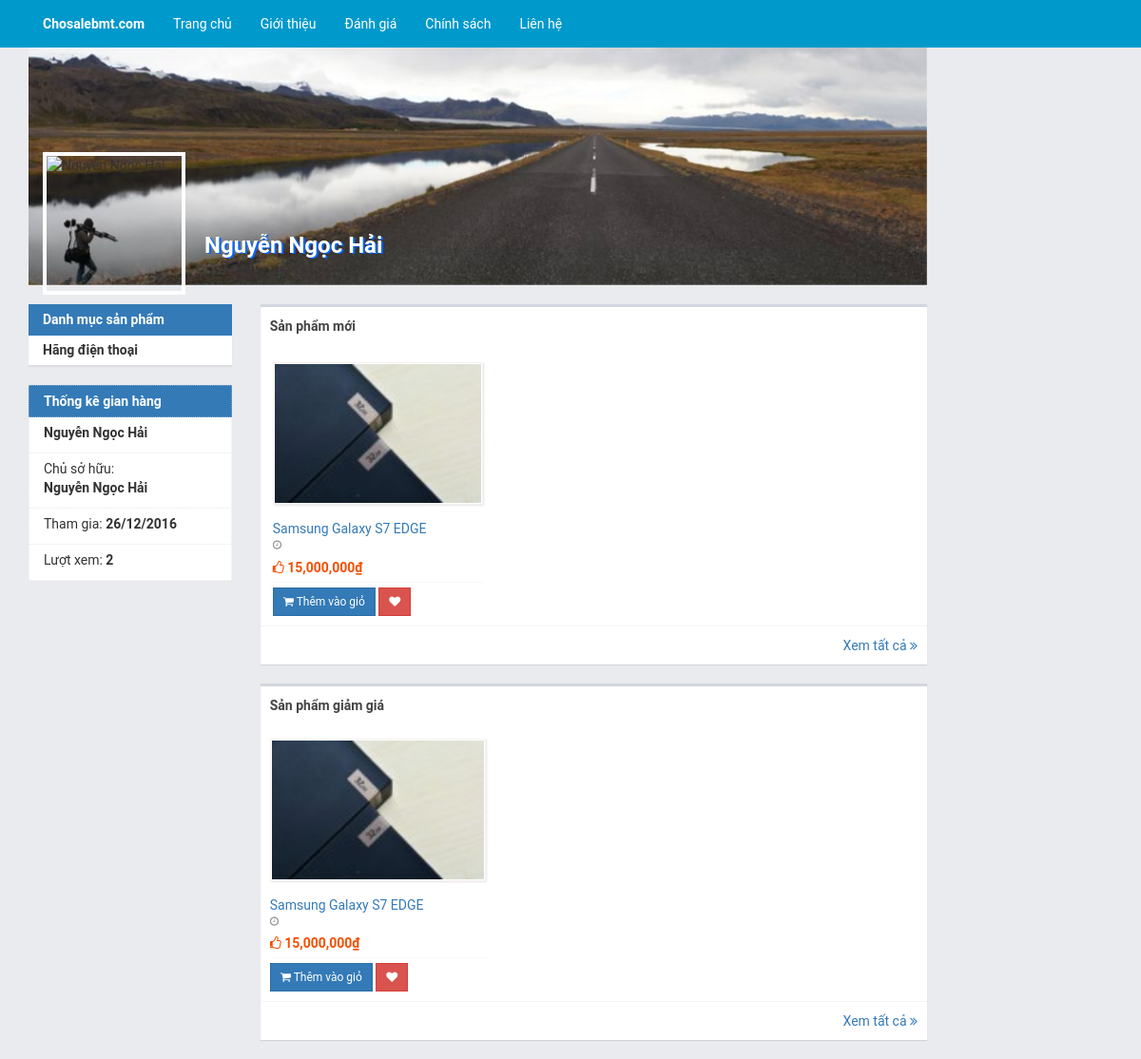
/gianhang/nguyenngochai, run on the app's committed database.
### tables this page shows
CREATE TABLE IF NOT EXISTS `shop` (
`shop_id` int(11) NOT NULL,
  `p_id` int(11) NOT NULL,
  `name` varchar(255) NOT NULL,
  `phone` int(11) NOT NULL,
  `address` varchar(255) NOT NULL,
  `email` varchar(255) NOT NULL,
  `keyword` varchar(255) NOT NULL,
  `description` varchar(255) NOT NULL,
  `vip` tinyint(1) NOT NULL,
  `vote` int(11) NOT NULL,
  `vote_point` int(11) NOT NULL,
  `views` int(11) NOT NULL
);

CREATE TABLE IF NOT EXISTS `categories` (
`cat_id` int(11) NOT NULL,
  `cat_name` varchar(50) NOT NULL,
  `cat_img` varchar(100) NOT NULL,
  `cat_slug` varchar(50) NOT NULL,
  `cat_font_awesome` varchar(200) NOT NULL,
  `cat_keyword` varchar(100) NOT NULL,
  `cat_description` varchar(200) NOT NULL,
  `cat_parent` int(3) NOT NULL
);

CREATE TABLE IF NOT EXISTS `ta_users` (
`u_id` int(11) NOT NULL,
  `r_id` int(11) NOT NULL,
  `u_fullname` varchar(100) NOT NULL,
  `u_username` varchar(20) NOT NULL,
  `u_password` varchar(40) NOT NULL,
  `u_gender` tinyint(1) NOT NULL,
  `u_email` varchar(60) NOT NULL,
  `u_createdate` datetime NOT NULL,
  `u_image` varchar(200) NOT NULL,
  `u_point` int(10) NOT NULL,
  `u_status` int(1) NOT NULL
);

CREATE TABLE IF NOT EXISTS `products` (
`p_id` int(11) NOT NULL,
  `p_cat` int(11) NOT NULL,
  `p_region` int(11) NOT NULL,
  `name` varchar(255) NOT NULL,
  `slug` varchar(255) NOT NULL,
  `price` int(11) NOT NULL,
  `qty` int(11) NOT NULL,
  `status` tinyint(1) NOT NULL,
  `status_val` int(2) NOT NULL,
  `discount` tinyint(1) NOT NULL,
  `discount_val` int(2) NOT NULL,
  `poster` int(11) NOT NULL,
  `is_active` tinyint(1) NOT NULL,
  `activator` int(11) NOT NULL,
  `create_date` datetime NOT NULL,
  `keyword` varchar(255) NOT NULL,
  `tag` varchar(255) NOT NULL,
  `description` text NOT NULL,
  `transport` varchar(255) NOT NULL,
  `ranks` int(11) NOT NULL,
  `views` int(11) NOT NULL
);

CREATE TABLE IF NOT EXISTS `product_images` (
`pi_id` int(11) NOT NULL,
  `p_id` int(11) NOT NULL,
  `name` varchar(255) NOT NULL,
  `alt` varchar(255) NOT NULL,
  `title` varchar(255) NOT NULL
);

### application/views/default/modules/shop/my_shop.php (the view, shortened to what the rows shown need)
<div class="col-sm-9">
    <div class="box">
        <div class="box-body">
            <?php if (count($new_10) > 0): ?>
                <div id="owl-demo" class="owl-carousel">
                    <?php
                    foreach ($new_10 as $product):
                        $feature_img = $this->S_Default->feature_image($product->p_id);
                        ?>
                        <div class="item">
                            <div class="view view-first">
                                <img src="<?php echo base_url() . "uploads/files/thumb/" . $feature_img->name; ?>" class="img-responsive" alt="">
                            </div>
                            <div class="product-content">
                                <div class="product-name"><a href=""><?php echo $product->name; ?></a></div>
                                <div class="product-time">
                                    <span title="<?php echo date('H:i d/m/Y', strtotime($product->create_date)); ?>">
                                        <i class="fa fa-clock-o" aria-hidden="true"></i>
                                    </span>
                                </div>
                                <div class="product-price">
                                    <?php
                                    $price = $product->price;
                                    $discount_val = $product->discount_val;
                                    if ($product->discount > 0):
                                        $new_price = $price - ($price / $discount_val);
                                        echo '<span class="product-discont"><i class="fa fa-angle-down" aria-hidden="true"></i>' . number_format($price) . '₫  </span>';
                                        echo "&nbsp; &nbsp; ";
                                        echo '<span><i class="fa fa-thumbs-o-up" aria-hidden="true"></i> ' . number_format($new_price) . '₫</span>';
                                    else:
                                        echo '<span><i class="fa fa-thumbs-o-up" aria-hidden="true"></i> ' . number_format($price) . '₫</span>';
                                    endif;
                                    ?>
                                </div>
                            </div>
                            <div class="product-controll">
                                <button class="btn btn-primary btn-sm"><i class="fa fa-shopping-cart" aria-hidden="true"></i> Thêm vào giỏ</button>
                                <button class="btn btn-danger btn-sm"><i class="fa fa-heart" aria-hidden="true"></i></button>
                            </div>
                        </div>
                    <?php endforeach; ?>
                </div>
            <?php else: ?>
                Chưa có sản phẩm
            <?php endif; ?>
        </div>
    </div>
    <div class="box">
        <div class="box-body">
            <?php if(count($discounts) > 0): ?>
            <div id="owl-discount" class="owl-carousel">
                <?php
                foreach ($discounts as $discount):
                    $feature_img = $this->S_Default->feature_image($discount->p_id);
                    ?>
                    <div class="item">
                        <div class="view view-first">
                            <img src="<?php echo base_url() . "uploads/files/thumb/" . $feature_img->name; ?>" class="img-responsive" alt="">
                        </div>
                        <div class="product-content">
                            <div class="product-name"><a href=""><?php echo $discount->name; ?></a></div>
                            <div class="product-time">
                                <span title="<?php echo date('H:i d/m/Y', strtotime($discount->create_date)); ?>">
                                    <i class="fa fa-clock-o" aria-hidden="true"></i>
                                </span>
                            </div>
                            <div class="product-price">
                                <?php
                                $price = $discount->price;
                                $discount_val = $discount->discount_val;
                                if ($discount->discount > 0):
                                    $new_price = $price - ($price / $discount_val);
                                    echo '<span class="product-discont"><i class="fa fa-angle-down" aria-hidden="true"></i>' . number_format($price) . '₫  </span>';
                                    echo "&nbsp; &nbsp; ";
                                    echo '<span><i class="fa fa-thumbs-o-up" aria-hidden="true"></i> ' . number_format($new_price) . '₫</span>';
                                else:
                                    echo '<span><i class="fa fa-thumbs-o-up" aria-hidden="true"></i> ' . number_format($price) . '₫</span>';
                                endif;
                                ?>
                            </div>
                        </div>
                        <div class="product-controll">
                            <button class="btn btn-primary btn-sm"><i class="fa fa-shopping-cart" aria-hidden="true"></i> Thêm vào giỏ</button>
                            <button class="btn btn-danger btn-sm"><i class="fa fa-heart" aria-hidden="true"></i></button>
                        </div>
                    </div>
                <?php endforeach; ?>
            </div>
            <?php else:?>
            Chưa có sản phẩm
            <?php endif; ?>
        </div>
    </div>
</div>

### application/views/default/templates/shop/my_shop_head.php (shortened to what the rows shown need)
<!DOCTYPE html>
<html>
    <head>
        <link href="<?php echo base_url(); ?>components/default/css/bootstrap.min.css" rel="stylesheet" type="text/css"/>
        <link href="<?php echo base_url(); ?>components/default/css/font-awesome.min.css" rel="stylesheet" type="text/css"/>
        <link href="<?php echo base_url(); ?>components/default/css/styles.css" rel="stylesheet" type="text/css"/>
        <link href="<?php echo base_url(); ?>components/default/css/shop.css" rel="stylesheet" type="text/css"/>
        <link href="<?php echo base_url(); ?>components/default/css/owl.carousel.css" rel="stylesheet" type="text/css"/>
        <link href="<?php echo base_url(); ?>components/default/css/owl.theme.css" rel="stylesheet" type="text/css"/>
    </head>
    <body>
        <div id="wrapper">
                            <?php
                            $shop_master_id = $shop_info->p_id;
                                ?>
            <div class="container-fluid">
                <div class="container">
                    <div class="row">
                        <div class="col-sm-10 xs-no-padding">
                            <div class="myshop-name">
                                <label><?php echo $shop_info->name; ?></label>
                            </div>
                        </div>
                    </div>
                </div>
            </div>
            <div class="container box-products">
                <div class="row">
                    <div class="col-sm-10">
                        <div class="row">
                            <div class="col-sm-3">
                                <div class="list-group">
                                    <?php
                                    $shop_categories = $this->M_Shop->get_shop_product_cat_id($shop_master_id);
                                    if (count($shop_categories) > 0):
                                        ?>
                                        <div class="panel-group" id="accordion">
                                            <?php
                                            $list_parent = array();
                                            foreach ($shop_categories as $category):
                                                if ($category->cat_parent > 0):
                                                    $cat_parent = $this->M_Shop->get_parent_category($category->cat_parent);
                                                    array_push($list_parent, $cat_parent->cat_id);
                                                endif;
                                            endforeach;
                                            $results = array_unique($list_parent);
                                            foreach ($results as $result):
                                                $parent_name = $this->M_Shop->get_nam_cat_by_id($result);
                                                ?>
                                                <div class="panel panel-info">
                                                    <div class="" data-toggle="collapse" data-parent="#accordion" data-target="#collapse<?php echo $parent_name->cat_id; ?>">
                                                        <span class="accordion-toggle list-group-item">
                                                            <b><?php echo $parent_name->cat_name; ?></b>
                                                        </span>
                                                    </div>
                                                </div>
                                                <?php
                                            endforeach;
                                            ?>
                                        </div>
                                    <?php else: ?>
                                        <li class="list-group-item">Chưa có danh mục</li>
                                    <?php endif; ?>
                                </div>
                                <ul class="list-group info-shop">
                                    <li class="list-group-item"><label><?php echo $shop_info->name; ?></label></li>
                                    <li class="list-group-item">Chủ sở hữu: <label><?php echo $shop_info->u_fullname; ?></label></li>
                                    <li class="list-group-item">Tham gia: <label><?php echo date('d/m/Y', strtotime($shop_info->u_createdate)); ?></label></li>
                                    <li class="list-group-item">Lượt xem: <label><?php echo $shop_info->views; ?></label></li>
                                </ul>
                            </div>

### data on the page
shop: name "Nguyễn Ngọc Hải", ta_users.u_fullname "Nguyễn Ngọc Hải", ta_users.u_createdate "26/12/2016", views "2"
categories: cat_name "Hãng điện thoại"
products: product_images.name (picture), name "Samsung Galaxy S7 EDGE", price "15,000,000"
